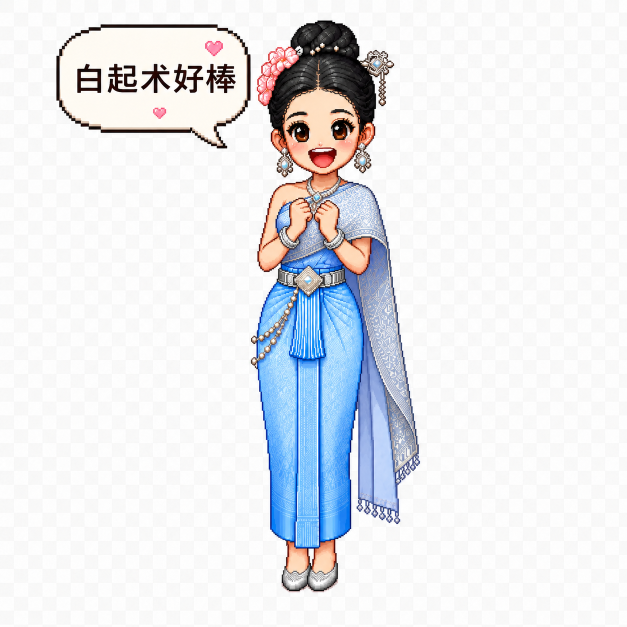
#> input picture bang.png, 1254 x 1254 px (shown at 1/2 size); its folder holds only this picture in this run
$ python -i pixel_person_pet_windows.py   (imports and definitions only)
#> lines starting #> are read from the running program, lines starting #| are printed output that depends on the picture
#> further down, picture is the input picture: PIL image 1254x1254 RGB; mean R, G, B 230.7, 232.7, 236.7
#!/usr/bin/env python3
"""Windows desktop pet version.

Run on Windows:
    python pixel_person_pet_windows.py

Package on Windows:
    pyinstaller --noconsole --onefile --add-data "assets;assets" --name PixelPersonPet pixel_person_pet_windows.py
"""

from __future__ import annotations

import os
import random
import sys
import time
import traceback
import tkinter as tk
from collections import deque
from pathlib import Path
from tkinter import Menu

from PIL import Image, ImageTk


def app_root() -> Path:
    if getattr(sys, "frozen", False):
        return Path(getattr(sys, "_MEIPASS", Path(sys.executable).parent))
    return Path(__file__).resolve().parent


PROJECT_ROOT = app_root()
SOURCE_ROOT = PROJECT_ROOT / "assets"
TARGET_HEIGHT = 210
FRAME_DELAY_MS = 360
TRANSPARENT_COLOR = "#ff00ff"
REQUIRED_ACTIONS = ("idle", "walk", "drink", "typing")
OPTIONAL_ACTIONS = ("focus", "done")
CLICK_SEQUENCE = ("walk", "drink", "typing")
FOCUS_SECONDS = int(os.environ.get("PET_FOCUS_SECONDS", str(60 * 60)))
LOG_PATH = Path(os.environ.get("USERPROFILE", str(Path.home()))) / "Desktop" / "PixelPersonPet-debug.log"


# [9 lines left out: function debug, not called in this run]


def is_checker_pixel(pixel: tuple[int, int, int]) -> bool:
    r, g, b = pixel
    return r > 220 and g > 220 and b > 220 and max(pixel) - min(pixel) <= 12


def resize_without_magenta_fringe(image: Image.Image) -> Image.Image:
    scale = TARGET_HEIGHT / image.height
    target_size = (max(1, round(image.width * scale)), TARGET_HEIGHT)
    resized = image.resize(target_size, Image.Resampling.LANCZOS).convert("RGBA")
    pixels = resized.load()
    width, height = resized.size

    for y in range(height):
        for x in range(width):
            r, g, b, a = pixels[x, y]
            if a < 150:
                pixels[x, y] = (0, 0, 0, 0)
            else:
                pixels[x, y] = (r, g, b, 255)

    return resized


def remove_edge_checkerboard(image: Image.Image) -> Image.Image:
    if image.mode == "RGBA" and image.getchannel("A").getextrema()[0] < 255:
        rgba = image
        bbox = rgba.getbbox()
        if bbox:
            rgba = rgba.crop(bbox)
        return resize_without_magenta_fringe(rgba)

    rgb = image.convert("RGB")
    rgba = image.convert("RGBA")
    width, height = rgb.size
#> width = 1254; height = 1254
    pixels = rgb.load()
    alpha = rgba.load()
    seen: set[tuple[int, int]] = set()
    queue: deque[tuple[int, int]] = deque()

    for x in range(width):
        queue.append((x, 0))
        queue.append((x, height - 1))
    for y in range(height):
        queue.append((0, y))
        queue.append((width - 1, y))

    while queue:
        x, y = queue.popleft()
        if (x, y) in seen or not (0 <= x < width and 0 <= y < height):
            continue
        seen.add((x, y))
        if not is_checker_pixel(pixels[x, y]):
            continue
        r, g, b, _ = alpha[x, y]
        alpha[x, y] = (r, g, b, 0)
        queue.extend(((x + 1, y), (x - 1, y), (x, y + 1), (x, y - 1)))
#> this loop made 4953716 passes
#> after the loop, seen = 1242684 items

    bbox = rgba.getbbox()
#> bbox = (112, 41, 840, 1185)
    if bbox:
        left, top, right, bottom = bbox
#> left = 112; top = 41; right = 840; bottom = 1185
        padding = 12
        rgba = rgba.crop(
            (
                max(0, left - padding),
                max(0, top - padding),
                min(width, right + padding),
                min(height, bottom + padding),
            )
        )
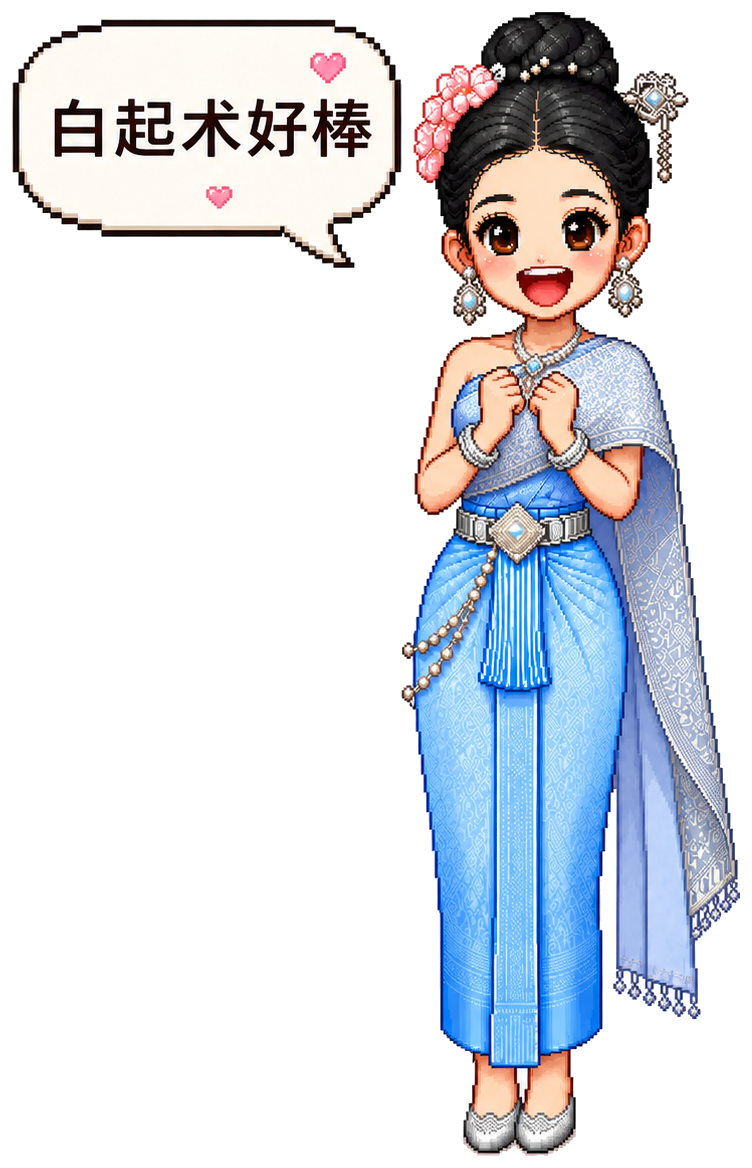
#> rgba: PIL image 752x1168 RGBA; mean R, G, B, A 214.9, 218.7, 225.9, 97.4; transparent parts drawn white

    return resize_without_magenta_fringe(rgba)
#> in resize_without_magenta_fringe, `resized = image.resize(target_size, Image.Resampling.LANCZOS).convert(..`:
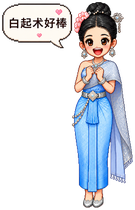
#> resized: PIL image 135x210 RGBA; mean R, G, B, A 64.7, 68.2, 76.3, 97.3; transparent parts drawn white
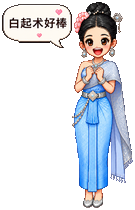
#> returned value: PIL image 135x210 RGBA; mean R, G, B, A 59.5, 63.4, 70.7, 96.5; transparent parts drawn white


# [17 lines left out: function action_paths, not called in this run]


class PixelPersonPet:
    # [176 lines left out: functions __init__, load_frames, play, play_next_click_action, start_focus, cancel_focus and 2 more, not called in this run]

    def on_left_down(self, event: tk.Event) -> None:
        self.drag_offset = (event.x_root - self.x, event.y_root - self.y)
        self.play_next_click_action()

    # [7 lines left out: function on_drag, not called in this run]

    def on_left_up(self, _event: tk.Event) -> None:
        self.drag_offset = None

    def show_menu(self, event: tk.Event) -> None:
        self.menu.tk_popup(event.x_root, event.y_root)

    # [16 lines left out: function on_key, not called in this run]

    def run(self) -> None:
        self.root.mainloop()


# [17 lines not run here, left out]

>>> from PIL import Image
>>> picture = Image.open('bang.png')
>>> result = remove_edge_checkerboard(picture)
